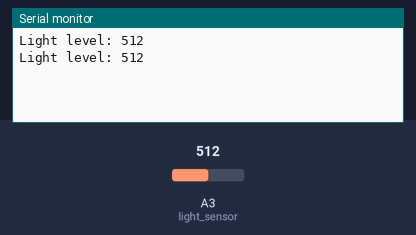
Bench run of a sketch on a simulated Arduino Uno, built with avr-gcc and run on an emulated ATmega328P. Shown: the last lines printed to the serial monitor. Inputs (shaded band) come from the test bench; at power-on: A3 (light_sensor) = 512.

Above: at 1.8 s.
1.9 s: A3 (light_sensor) set to 716
At 2.8 s:
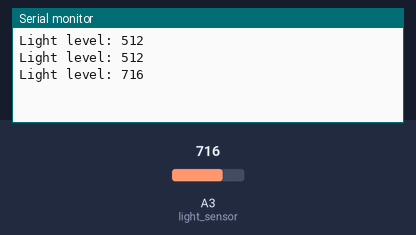
3.4 s: A3 (light_sensor) set to 900
At 4.8 s:
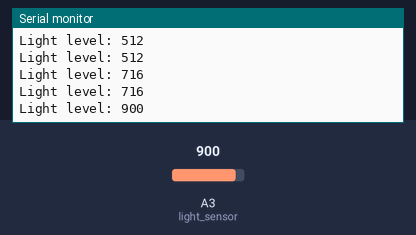
Timing chart, 0 to 6.4 s (numbered marks = the images above; inputs shaded):
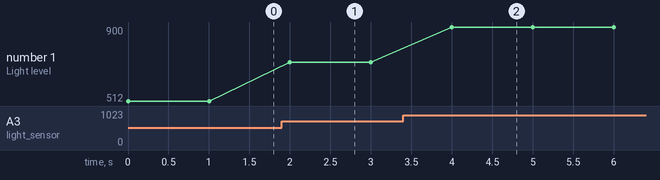

Measured:
- after the input at 1.9 s, the serial monitor: prints a new line after 0.10 s (image 1)
- after the input at 3.4 s, the serial monitor: prints a new line after 0.60 s (image 2)
- plotted number 1: 512 → 716 after the input at 1.9 s, 716 → 900 after the input at 3.4 s

The sketch:

light_sensor.ino
```cpp
int light_sensor = A3;

void setup() {
Serial.begin(9600); //begin Serial Communication
}

void loop() {
  int raw_light = analogRead(light_sensor); // read the raw value from light_sensor pin (A3)
  // int light = map(raw_light, 0, 750, 0, 100); // map the value from 0, 1023 to 0, 100
  int light = raw_light;

  Serial.print("Light level: ");
  Serial.println(light); // print the light value in Serial Monitor

  delay(1000); // add a delay to only read and print every 1 second
}
```
